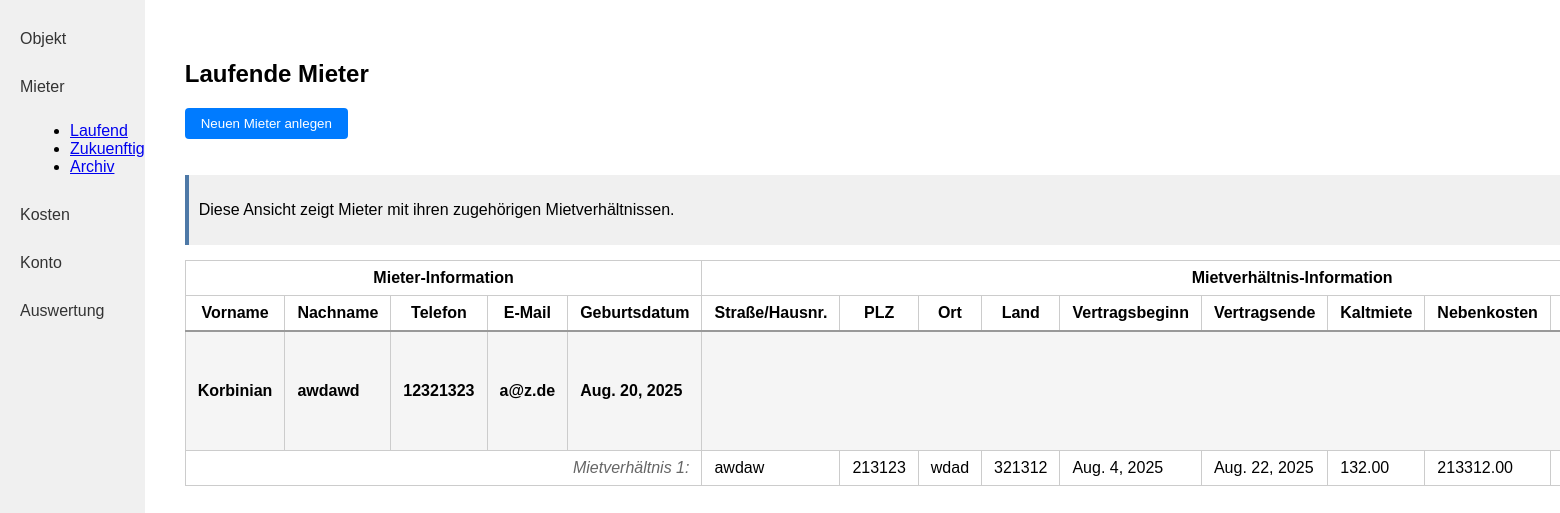
/mieter/laufend/ (signed in), run on the app's committed database.
### kostenpruefung_mietobjekte_app/models.py (models this page shows, shortened)
class Mieter(models.Model):
    created_by = models.ForeignKey(User, on_delete=models.CASCADE, related_name="mieter_created", null=True, blank=True)
    vorname = models.CharField(max_length=255)
    nachname = models.CharField(max_length=255)
    telefon = models.CharField(max_length=100)
    e_mail = models.EmailField()
    geburtsdatum = models.DateField()

class Mietverhaeltnis(models.Model):
    created_by = models.ForeignKey(User, on_delete=models.CASCADE, related_name="mietverhaeltnis_created", null=True, blank=True)
    mieter = models.ForeignKey(Mieter, on_delete=models.CASCADE, related_name="mietverhaeltnisse")
    strasse_hausnummer = models.CharField(max_length=255)
    plz = models.CharField(max_length=10)
    ort = models.CharField(max_length=100)
    land = models.CharField(max_length=100)
    vertragsbeginn = models.DateField()
    vertragsende = models.DateField()
    kaltmiete = models.DecimalField(max_digits=10, decimal_places=2)
    nebenkosten = models.DecimalField(max_digits=10, decimal_places=2)
    kaution = models.DecimalField(max_digits=10, decimal_places=2)
    mietobjekte = models.ManyToManyField('Mietobjekt')
    mieteinheiten = models.ManyToManyField('Mieteinheit')
    @property
    def mietstatus(self):
        today = datetime.date.today()
        if self.vertragsbeginn > today:
            return "future"
        elif self.vertragsende < today:
            return "past"
        else:
            return "current"

### kostenpruefung_mietobjekte_app/views.py (the view)
# urls.py: path('mieter/laufend/', mieter_laufend, name='mieter_laufend'),
@login_required
def mieter_laufend(request):
    today = timezone.now().date()
    mieter_with_current = Mieter.objects.filter(
        created_by=request.user,
        mietverhaeltnisse__vertragsbeginn__lte=today,
        mietverhaeltnisse__vertragsende__gte=today
    ).distinct().prefetch_related(
        Prefetch(
            'mietverhaeltnisse',
            queryset=Mietverhaeltnis.objects.filter(
                vertragsbeginn__lte=today,
                vertragsende__gte=today
            ).prefetch_related('mietobjekte', 'mieteinheiten')
        )
    )
    mieter_without_mietverhaeltnis = Mieter.objects.filter(
        created_by=request.user
    ).exclude(
        mietverhaeltnisse__isnull=False
    )
    return render(request, 'kostenpruefung_mietobjekte_app/mieter_laufend.html', {
        'mieter': mieter_with_current,
        'mieter_without_mietverhaeltnis': mieter_without_mietverhaeltnis
    })

### kostenpruefung_mietobjekte_app/templates/kostenpruefung_mietobjekte_app/mieter_laufend.html
{% include "kostenpruefung_mietobjekte_app/mieter_table.html" with heading="Laufende Mieter" %}

### kostenpruefung_mietobjekte_app/templates/kostenpruefung_mietobjekte_app/mieter_table.html (shortened to what this page needs)
{% load static %}
<!DOCTYPE html>
<html lang="de">
<head>
    <link rel="stylesheet" href="{% static 'kostenpruefung_mietobjekte_app/style.css' %}">
</head>
<body>
<div class="flex-container">
    <nav class="sidebar">
        <a class="sidebar-link" href="{% url 'kostenpruefung_mietobjekte_app:objekt_index' %}">Objekt</a>
        <a class="sidebar-link" href="{% url 'kostenpruefung_mietobjekte_app:mieter_laufend' %}">Mieter</a>
        <ul style="list-style-type: disc; margin-left: 30px; margin-bottom: 20px;">
            <li><a href="{% url 'kostenpruefung_mietobjekte_app:mieter_laufend' %}">Laufend</a></li>
            <li><a href="{% url 'kostenpruefung_mietobjekte_app:mieter_zukuenftig' %}">Zukuenftig</a></li>
            <li><a href="{% url 'kostenpruefung_mietobjekte_app:mieter_archiv' %}">Archiv</a></li>
        </ul>
        <a class="sidebar-link" href="{% url 'kostenpruefung_mietobjekte_app:rechnungen' %}">Kosten</a>
        <a class="sidebar-link" href="{% url 'kostenpruefung_mietobjekte_app:konto' %}">Konto</a>
        <a class="sidebar-link" href="{% url 'kostenpruefung_mietobjekte_app:auswertung' %}">Auswertung</a>
    </nav>
    <div class="main-content">
        <h2>{{ heading }}</h2>
        <div class="button-group">
            <form action="{% url 'kostenpruefung_mietobjekte_app:mieter_create_step1' %}" method="get">
                <button class="action-btn" type="submit">Neuen Mieter anlegen</button>
            </form>
        </div>
        <div class="info-box" style="margin-bottom: 15px; padding: 10px; background-color: #f0f0f0; border-left: 4px solid #4e79a7;">
            <p>Diese Ansicht zeigt Mieter mit ihren zugehörigen Mietverhältnissen.</p>
        </div>
        <table class="object-table">
            <tr>
                <th colspan="5">Mieter-Information</th>
                <th colspan="11">Mietverhältnis-Information</th>
            </tr>
            <tr>
                <th>Vorname</th>
                <th>Nachname</th>
                <th>Telefon</th>
                <th>E-Mail</th>
                <th>Geburtsdatum</th>
                <th>Straße/Hausnr.</th>
                <th>PLZ</th>
                <th>Ort</th>
                <th>Land</th>
                <th>Vertragsbeginn</th>
                <th>Vertragsende</th>
                <th>Kaltmiete</th>
                <th>Nebenkosten</th>
                <th>Kaution</th>
            </tr>
            {% for m in mieter %}
            <tr class="mieter-row">
                <td>{{ m.vorname }}</td>
                <td>{{ m.nachname }}</td>
                <td>{{ m.telefon }}</td>
                <td>{{ m.e_mail }}</td>
                <td>{{ m.geburtsdatum }}</td>
                <td colspan="11" style="text-align: center;">
                </td>
            </tr>
            {% for mv in m.mietverhaeltnisse.all %}
            <tr class="mietverhaeltnis-row">
                <td colspan="5" style="text-align: right;">
                    <span class="lease-label">Mietverhältnis {{ forloop.counter }}:</span>
                </td>
                <td>{{ mv.strasse_hausnummer }}</td>
                <td>{{ mv.plz }}</td>
                <td>{{ mv.ort }}</td>
                <td>{{ mv.land }}</td>
                <td>{{ mv.vertragsbeginn }}</td>
                <td>{{ mv.vertragsende }}</td>
                <td>{{ mv.kaltmiete }}</td>
                <td>{{ mv.nebenkosten }}</td>
                <td>{{ mv.kaution }}</td>
            </tr>
            {% empty %}
            <tr class="mietverhaeltnis-empty-row">
                <td colspan="18" style="text-align: center; font-style: italic;">Keine Mietverhältnisse vorhanden</td>
            </tr>
            {% endfor %}
            {% empty %}
            <tr>
                <td colspan="18">Keine Mieter vorhanden.</td>
            </tr>
            {% endfor %}
        </table>
    </div>
</div>
</body>
</html>

### kostenpruefung_mietobjekte_app/static/kostenpruefung_mietobjekte_app/style.css (style rules this page uses)
.mieter-row { background-color: #f5f5f5; font-weight: bold; border-top: 2px solid #999; }
.mietverhaeltnis-row { background-color: white; }
.mietverhaeltnis-row td { padding-left: 20px; }
.lease-label { font-style: italic; color: #666; }
.button-group { margin-bottom: 16px; display: flex; gap: 10px; align-items: center; }
.button-group { margin-top: 20px; display: flex; gap: 10px; }
body { margin: 0; font-family: Arial, sans-serif; }
.flex-container { display: flex; }
.sidebar { width: 200px; background: #f0f0f0; height: 100vh; padding: 20px 0; }
.sidebar-link { display: block; padding: 10px 20px; color: #333; text-decoration: none; margin-bottom: 10px; }
.main-content { flex: 1; padding: 40px; }
.object-table { width: 100%; border-collapse: collapse; }
.object-table th, .object-table td { border: 1px solid #ccc; padding: 8px 12px; }
.action-btn { float: right; padding: 8px 16px; background: #007bff; color: #fff; border: none; border-radius: 4px; cursor: pointer; margin-bottom: 20px; }

### data on the page
Mieter: vorname "Korbinian", nachname "awdawd", telefon "12321323", e_mail "a@z.de", geburtsdatum "Aug. 20, 2025"
Mietverhaeltnis: strasse_hausnummer "awdaw", plz "213123", ort "wdad", land "321312", vertragsbeginn "Aug. 4, 2025", vertragsende "Aug. 22, 2025", kaltmiete "132.00", nebenkosten "213312.00"

### other printed values
{{ heading }} "Laufende Mieter"
